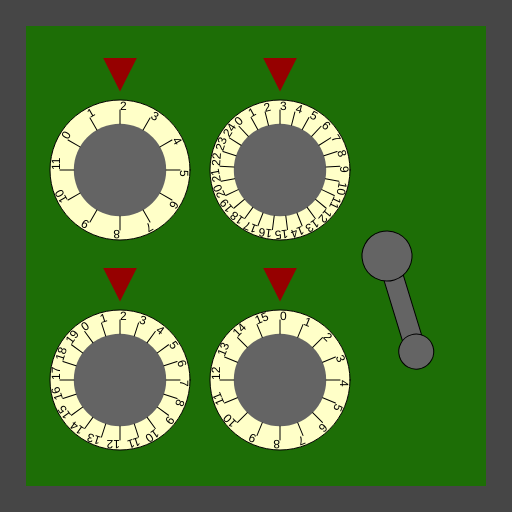
Frame 1 (no input)
Frame 60 (no input): identical to frame 1, image omitted
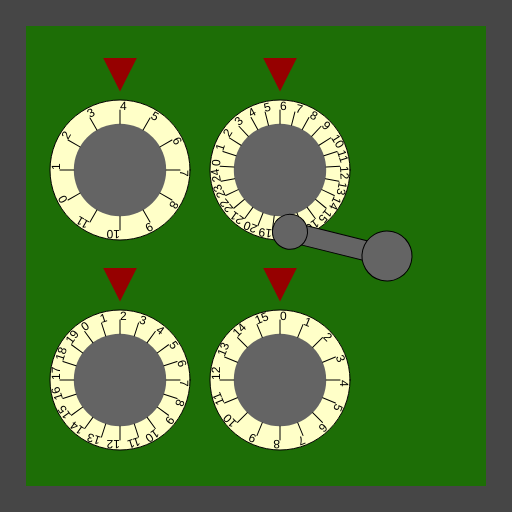
Frame 120 (the mouse pressed at the canvas centre since frame 60)

The p5.js sketch that drew these frames (run headless with seeded random() and noise() and a simulated clock; from frame 60 on, the mouse is pressed at the canvas centre):

// p5.js sketch
// ── sketch.js
/*

Officer: 1192743
CaseNum: 303-2-89618087-1192743

Case 303 - The Case of the Crooked Attorney
Stage 3 - The Gates Bank

I’ve made an appointment for you at the Gates Bank to retrieve your safe deposit box from the vault.
Actually you will break into Torvalds’ one.

Crack the safe by doing the following:

	Whilst the mouse is moving:
	- Make Hidden_locker_valueA equal to the value of mouseY
	- Use the 'max' function to prevent Hidden_locker_valueA from falling below 2

	Whilst the mouse is moving:
	- Decrement Hidden_locker_valueB by 2
	- Use the 'max' function to prevent Hidden_locker_valueB from falling below 2

	Whilst the mouse is moving:
	- Make Hidden_locker_valueC equal to the value of mouseY
	- Use the 'max' function to prevent Hidden_locker_valueC from falling below 3

	Whilst the mouse is being dragged:
	- Increment Hidden_locker_valueD by 1
	- Use the 'constrain' function to prevent Hidden_locker_valueD from falling below 3 and going above 13

	Whilst the mouse is moving:
	- Make Hidden_locker_valueE equal to the value of mouseX
	- Use the 'max' function to prevent Hidden_locker_valueE from falling below 17



This time you'll need to create the relevant event handlers yourself.

There are many possible ways of investigating this case, but you
should use ONLY the following commands:

	- The assignment operator aka. the equals sign !
	- mouseX, mouseY
	- Incrementing +=
	- Decrementing -=
	- min, max
	- constrain

*/

//declare the variables

var Hidden_locker_valueA;
var Hidden_locker_valueB;
var Hidden_locker_valueC;
var Hidden_locker_valueD;
var Hidden_locker_valueE;


function preload() {
	//IMAGES WILL BE LOADED HERE

}

function setup() {
	createCanvas(512, 512);

	//initialise the variables
	Hidden_locker_valueA = 0;
	Hidden_locker_valueB = 0;
	Hidden_locker_valueC = 0;
	Hidden_locker_valueD = 0;
	Hidden_locker_valueE = 0;

}

///////////////////EVENT HANDLERS///////////////////
/*
	Whilst the mouse is moving:
	- Make Hidden_locker_valueA equal to the value of mouseY
	- Use the 'max' function to prevent Hidden_locker_valueA from falling below 2

	Whilst the mouse is moving:
	- Decrement Hidden_locker_valueB by 2
	- Use the 'max' function to prevent Hidden_locker_valueB from falling below 2

	Whilst the mouse is moving:
	- Make Hidden_locker_valueC equal to the value of mouseY
	- Use the 'max' function to prevent Hidden_locker_valueC from falling below 3

	Whilst the mouse is being dragged:
	- Increment Hidden_locker_valueD by 1
	- Use the 'constrain' function to prevent Hidden_locker_valueD from falling below 3 and going above 13

	Whilst the mouse is moving:
	- Make Hidden_locker_valueE equal to the value of mouseX
	- Use the 'max' function to prevent Hidden_locker_valueE from falling below 17
*/
//Create event handlers here to open the safe ...

function mouseMoved() {
	console.log("mouseMoved", mouseX, mouseY);

	Hidden_locker_valueA = max(2, mouseY);
	Hidden_locker_valueB = max(2, Hidden_locker_valueB -= 2);
	Hidden_locker_valueC = max(3, mouseY);
	Hidden_locker_valueE = max(17, mouseX);
}

function mouseDragged() {
	console.log("mouseDragged", mouseX, mouseY);

	Hidden_locker_valueD = constrain(Hidden_locker_valueD += 1, 3, 13);
}

function mousePressed() {
	console.log("mousePressed");

}

function mouseReleased() {
	console.log("mouseReleased");

}

function keyPressed() {
	console.log("keyPressed", key);

}

function keyReleased() {
	console.log("keyReleased", key);

}



///////////////DO NOT CHANGE CODE BELOW THIS POINT///////////////////

function draw() {

	//Draw the safe door
	background(70);
	noStroke();
	fill(29, 110, 6);
	rect(26, 26, width - 52, width - 52);

	//Draw the combination dials
	push();
	translate(120, 170);
	drawDial(140, Hidden_locker_valueA, 12);
	pop();

	push();
	translate(120, 380);
	drawDial(140, Hidden_locker_valueB, 20);
	pop();

	push();
	translate(280, 170);
	drawDial(140, Hidden_locker_valueC, 25);
	pop();

	push();
	translate(280, 380);
	drawDial(140, Hidden_locker_valueD, 16);
	pop();

	//Draw the lever
	push();
	translate(width - 125, 256);
	drawLever(Hidden_locker_valueE);
	pop();


}

function drawDial(diameter, num, maxNum) {
	//the combination lock

	var r = diameter * 0.5;
	var p = r * 0.6;

	stroke(0);
	fill(255, 255, 200);
	ellipse(0, 0, diameter, diameter);
	fill(100);
	noStroke();
	ellipse(0, 0, diameter * 0.66, diameter * 0.66);
	fill(150, 0, 0);
	triangle(
		-p * 0.4, -r - p,
		p * 0.4, -r - p,
		0, -r - p / 5
	);

	noStroke();

	push();
	var inc = 360 / maxNum;

	rotate(radians(-num * inc));
	for (var i = 0; i < maxNum; i++) {
		push();
		rotate(radians(i * inc));
		stroke(0);
		line(0, -r * 0.66, 0, -(r - 10));
		noStroke();
		fill(0);
		text(i, 0, -(r - 10));
		pop();
	}

	pop();
}

function drawLever(rot) {
	push();
	rotate(radians(-rot))
	stroke(0);
	fill(100);
	rect(-10, 0, 20, 100);
	ellipse(0, 0, 50, 50);
	ellipse(0, 100, 35, 35);
	pop();
}
